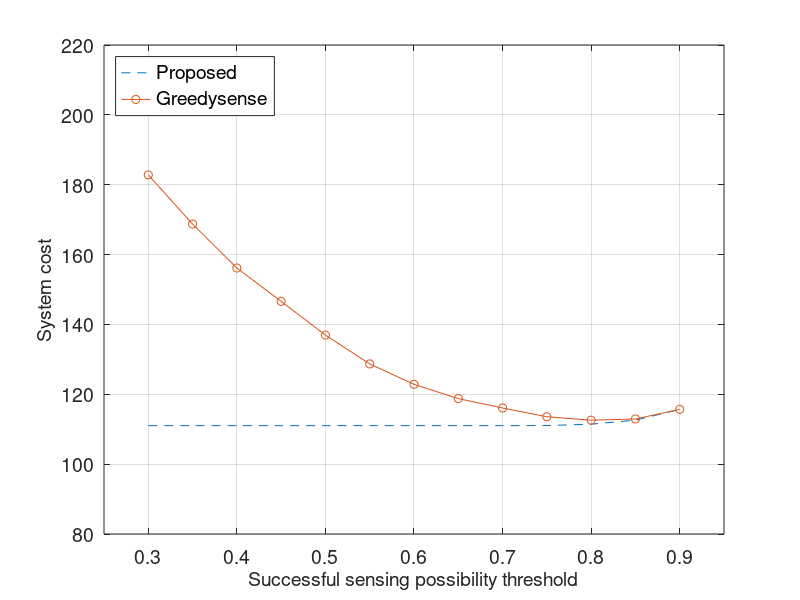

Source code (MATLAB):
op1 = [111.021470294926;111.021470294926;111.021470294926;111.021470294926;111.021470294926;111.021470294926;111.021470294926;111.021470294926;111.017357307612;111.053442692426;111.434250175396;112.598445870329;115.683075812848];
op1 = op1.';
op2 = [182.802184404700;168.738473984461;156.151023522500;146.597565437800;136.952411573725;128.700024497022;122.852804151538;118.762351373655;116.083395912195;113.569638583702;112.590699059809;112.931484188399;115.683075812848];
op2 = op2.';
pmin = 0.3:0.05:0.9;
p = plot(pmin,op1,'--',pmin,op2,'-','marker','o');
grid on;
set(gca,'fontsize',14);
xlabel('Successful sensing possibility threshold','fontsize',14);
ylabel('System cost','fontsize',14);
ylim([80,220]);
xlim([0.25,0.95]);
legend('Proposed','Greedysense','location','northwest','fontsize',14);
